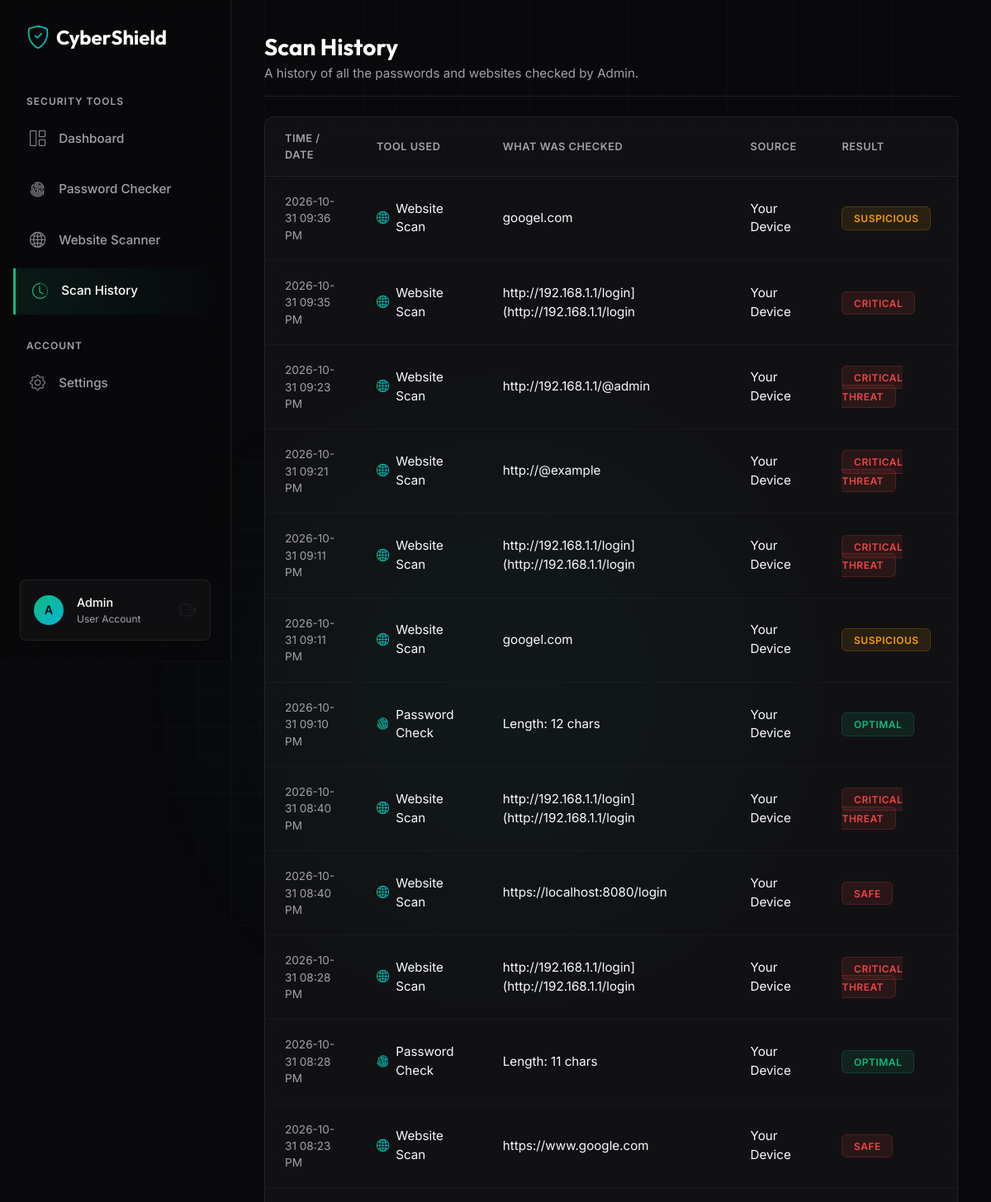
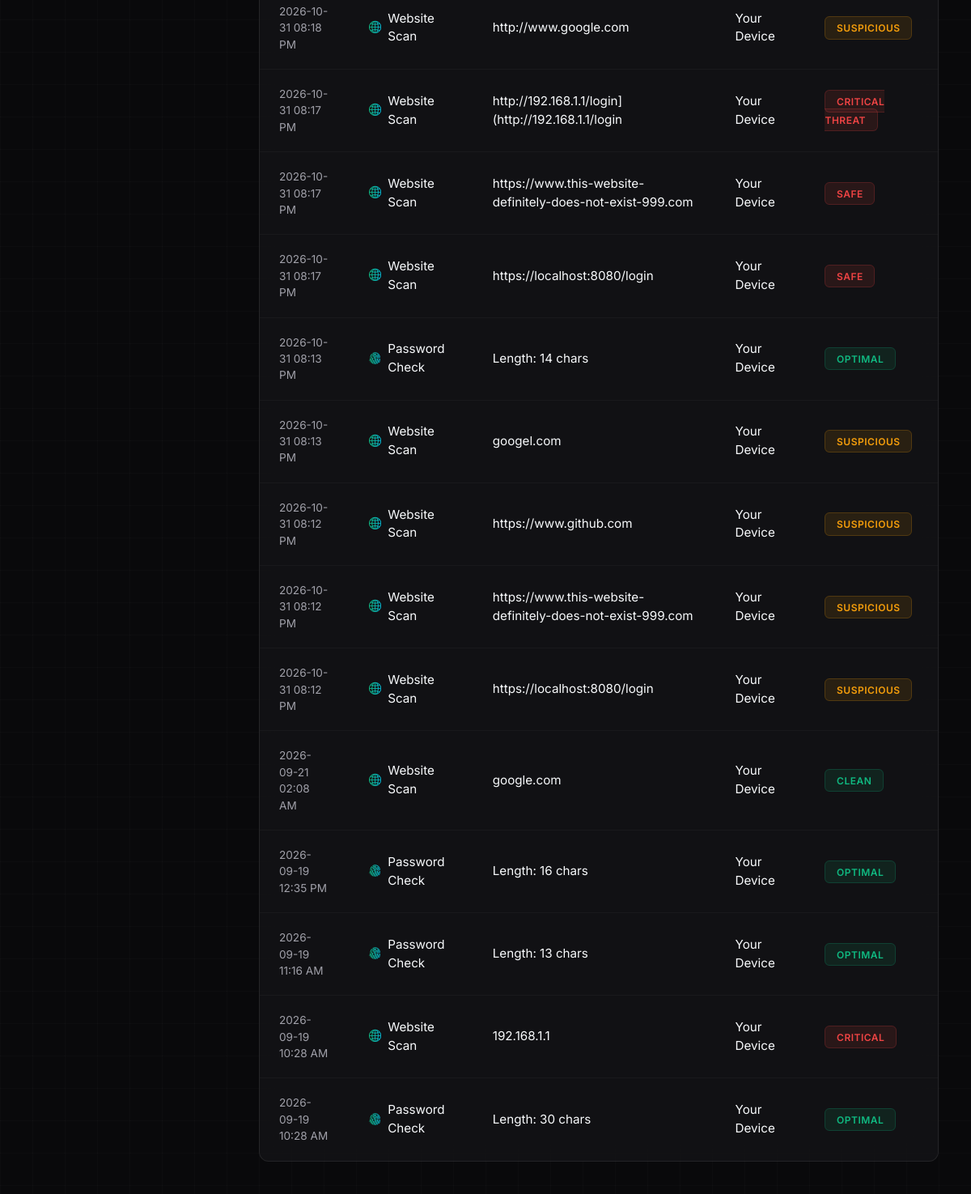
/report (signed in), run on the app's committed database (2 pictures, top to bottom).
### app.py (models this page shows)
class User(db.Model, UserMixin):
    id = db.Column(db.Integer, primary_key=True)
    name = db.Column(db.String(100), nullable=False)
    email = db.Column(db.String(120), unique=True, nullable=False)
    password_hash = db.Column(db.String(256), nullable=False)
    logs = db.relationship('AuditLog', backref='user', lazy=True)

class AuditLog(db.Model):
    id = db.Column(db.Integer, primary_key=True)
    user_id = db.Column(db.Integer, db.ForeignKey('user.id'), nullable=False)
    timestamp = db.Column(db.DateTime, default=datetime.now)
    event_type = db.Column(db.String(100), nullable=False)
    target = db.Column(db.String(255), nullable=False)
    status = db.Column(db.String(50), nullable=False)

### app.py (the view)
@app.route('/report')
@login_required
def report():
    all_logs = AuditLog.query.filter_by(user_id=current_user.id).order_by(AuditLog.timestamp.desc()).all()
    return render_template('report.html', user=current_user, logs=all_logs)

### app.py (called while the page is built)
@login_manager.user_loader
def load_user(user_id):
    return User.query.get(int(user_id))

### templates/report.html (shortened to what this page needs)
<!DOCTYPE html>
<html lang="en">
<head>
    <link href="https://cdn.jsdelivr.net/npm/bootstrap@5.3.0/dist/css/bootstrap.min.css" rel="stylesheet">
    <link rel="stylesheet" href="https://cdn.jsdelivr.net/npm/bootstrap-icons@1.11.1/font/bootstrap-icons.css">
    <link rel="stylesheet" href="/static/css/style.css?v=6">
</head>
<body>
    <div class="bg-grid"></div>
    <div class="glow-orb-1" style="top: 20%; left: 30%; width: 500px; height: 500px; opacity: 0.1;"></div>
    <aside class="sidebar py-4 px-3">
        <div class="d-flex align-items-center gap-2 px-3 mb-5">
            <i class="bi bi-shield-check fs-3 text-gradient-accent"></i>
            <span class="fw-bold fs-4 text-white tracking-tight brand-font">CyberShield</span>
        </div>
        <nav class="d-flex flex-column flex-grow-1">
            <div class="px-3 mb-2" style="font-size: 0.75rem; font-weight: 600; color: var(--text-muted); text-transform: uppercase; letter-spacing: 1px;">Security Tools</div>
            <a href="/dashboard" class="nav-item-custom">
                <i class="bi bi-grid-1x2"></i> Dashboard
            </a>
            <a href="/password" class="nav-item-custom">
                <i class="bi bi-fingerprint"></i> Password Checker
            </a>
            <a href="/urlcheck" class="nav-item-custom">
                <i class="bi bi-globe2"></i> Website Scanner
            </a>
            <a href="/report" class="nav-item-custom active">
                <i class="bi bi-clock-history"></i> Scan History
            </a>
            <div class="px-3 mb-2 mt-4" style="font-size: 0.75rem; font-weight: 600; color: var(--text-muted); text-transform: uppercase; letter-spacing: 1px;">Account</div>
            <a href="/admin" class="nav-item-custom">
                <i class="bi bi-gear"></i> Settings
            </a>
        </nav>
        <div class="mt-auto p-3 mx-2 rounded-3" style="background: rgba(255, 255, 255, 0.03); border: 1px solid var(--border-light);">
            <div class="d-flex align-items-center gap-3">
                <div class="rounded-circle d-flex justify-content-center align-items-center" style="width: 36px; height: 36px; background: linear-gradient(135deg, var(--accent-1), var(--accent-2)); font-weight: 600; font-size: 0.9rem; color: #09090B;">
                    {{ user.name[0]|upper }}
                </div>
                <div class="overflow-hidden">
                    <div class="text-white fw-medium text-truncate" style="font-size: 0.9rem;">{{ user.name }}</div>
                    <div class="text-truncate" style="font-size: 0.75rem; color: var(--text-muted);">User Account</div>
                </div>
                <a href="/logout" class="ms-auto text-muted" title="Logout"><i class="bi bi-box-arrow-right fs-5"></i></a>
            </div>
        </div>
    </aside>
    <main class="main-content">
        <header class="d-flex justify-content-between align-items-center mb-4 pb-3 border-bottom" style="border-color: var(--border-light) !important;">
            <div>
                <h1 class="h3 fw-bold text-white mb-1 brand-font">Scan History</h1>
                <p class="mb-0" style="color: var(--text-muted); font-size: 0.95rem;">A history of all the passwords and websites checked by {{ user.name }}.</p>
            </div>
        </header>
        <div class="enterprise-card p-0 overflow-hidden">
            <div class="table-responsive">
                <table class="audit-table">
                    <thead>
                        <tr>
                            <th>Time / Date</th>
                            <th>Tool Used</th>
                            <th>What was checked</th>
                            <th>Source</th>
                            <th>Result</th>
                        </tr>
                    </thead>
                    <tbody>
                        {% for log in logs %}
                        <tr>
                            <td style="color: var(--text-muted); font-size: 0.85rem;">{{ log.timestamp.strftime('%Y-%m-%d %I:%M %p') }}</td>
                            <td>
                                <div class="d-flex align-items-center gap-2">
                                    {% if log.event_type == 'URL Scan' %}
                                        <i class="bi bi-globe2 text-gradient-accent"></i> Website Scan
                                    {% else %}
                                        <i class="bi bi-fingerprint text-gradient-accent"></i> Password Check
                                    {% endif %}
                                </div>
                            </td>
                            <td>{{ log.target }}</td>
                            <td>Your Device</td>
                            <td>
                                {% if log.status == 'Clean' or log.status == 'Optimal' %}
                                    <span class="badge-status badge-optimal">{{ log.status }}</span>
                                {% elif log.status == 'Suspicious' or log.status == 'Warning' %}
                                    <span class="badge-status badge-anomaly">{{ log.status }}</span>
                                {% else %}
                                    <span class="badge-status badge-critical">{{ log.status }}</span>
                                {% endif %}
                            </td>
                        </tr>
                        {% endfor %}
                    </tbody>
                </table>
            </div>
        </div>
    </main>
</body>
</html>

### static/css/style.css (style rules this page uses)
:root { --bg-base: #09090B; --bg-surface: #18181B; --accent-1: #10B981; --accent-2: #06B6D4; --text-main: #F8FAFC; --text-muted: #A1A1AA; --border-light: rgba(255, 255, 255, 0.08); }
body { background-color: var(--bg-base); color: var(--text-main); font-family: 'Inter', sans-serif; min-height: 100vh; overflow-x: hidden; }
h1, h2, h3, h4, h5, h6, .brand-font { font-family: 'Outfit', sans-serif; }
.bg-grid { position: fixed; top: 0; left: 0; width: 100%; height: 100%; background-image: linear-gradient(rgba(255, 255, 255, 0.02) 1px, transparent 1px), linear-gradient(90deg, rgba(255, 255, 255, 0.02) 1px, transparent 1px); background-size: 40px 40px; z-index: -2; pointer-events: none; }
.glow-orb-1, .glow-orb-2 { position: fixed; border-radius: 50%; filter: blur(120px); z-index: -1; pointer-events: none; opacity: 0.15; }
.glow-orb-1 { background: var(--accent-1); }
.text-gradient-accent { background: linear-gradient(to right, var(--accent-1), var(--accent-2)); -webkit-background-clip: text; -webkit-text-fill-color: transparent; }
.enterprise-card { background: rgba(24, 24, 27, 0.6); backdrop-filter: blur(20px); border: 1px solid var(--border-light); border-radius: 12px; padding: 2rem; transition: transform 0.3s ease, border-color 0.3s ease; height: 100%; }
.sidebar { width: 280px; background: rgba(9, 9, 11, 0.8); backdrop-filter: blur(24px); -webkit-backdrop-filter: blur(24px); border-right: 1px solid var(--border-light); height: 100vh; position: fixed; left: 0; top: 0; z-index: 1000; display: flex; flex-direction: column; }
.main-content { margin-left: 280px; min-height: 100vh; padding: 2.5rem; position: relative; z-index: 1; }
.nav-item-custom { color: var(--text-muted); text-decoration: none; padding: 0.85rem 1.25rem; border-radius: 8px; display: flex; align-items: center; gap: 1rem; font-size: 0.95rem; font-weight: 500; transition: all 0.3s ease; margin-bottom: 0.35rem; }
.nav-item-custom.active { color: #fff; background: linear-gradient(90deg, rgba(16, 185, 129, 0.1), transparent); border-left: 3px solid var(--accent-1); border-radius: 0 8px 8px 0; }
.nav-item-custom i { font-size: 1.2rem; opacity: 0.8; }
.nav-item-custom.active i { color: var(--accent-1); opacity: 1; }
.badge-status { padding: 0.35rem 0.85rem; border-radius: 6px; font-size: 0.75rem; font-weight: 600; letter-spacing: 0.5px; text-transform: uppercase; }
.badge-optimal { background: rgba(16, 185, 129, 0.1); color: #10B981; border: 1px solid rgba(16, 185, 129, 0.2); }
.badge-anomaly { background: rgba(245, 158, 11, 0.1); color: #F59E0B; border: 1px solid rgba(245, 158, 11, 0.2); }
.badge-critical { background: rgba(239, 68, 68, 0.1); color: #EF4444; border: 1px solid rgba(239, 68, 68, 0.2); }

### templates/report.html (style rules this page uses)
.audit-table { width: 100%; border-collapse: collapse; }
.audit-table th { color: var(--text-muted); font-size: 0.8rem; font-weight: 600; text-transform: uppercase; padding: 1rem 1.5rem; border-bottom: 1px solid var(--border-light); text-align: left; letter-spacing: 0.5px; }
.audit-table td { padding: 1.25rem 1.5rem; border-bottom: 1px solid rgba(255, 255, 255, 0.03); color: var(--text-main); font-size: 0.95rem; vertical-align: middle; transition: background 0.2s; }
.audit-table tr:last-child td { border-bottom: none; }

### data on the page
User: name "A", name "Admin"
AuditLog: timestamp "2026-10-31 09:36 PM", event_type "URL Scan" (drawn), target "googel.com", status "SUSPICIOUS"
AuditLog: timestamp "2026-10-31 09:35 PM", event_type "URL Scan" (drawn), target "http://192.168.1.1/login](http://192.168.1.1/login", status "CRITICAL"
AuditLog: timestamp "2026-10-31 09:23 PM", event_type "URL Scan" (drawn), target "http://192.168.1.1/@admin", status "CRITICAL THREAT"
AuditLog: timestamp "2026-10-31 09:21 PM", event_type "URL Scan" (drawn), target "http://@example", status "CRITICAL THREAT"
AuditLog: timestamp "2026-10-31 09:11 PM", event_type "URL Scan" (drawn), target "http://192.168.1.1/login](http://192.168.1.1/login", status "CRITICAL THREAT"
AuditLog: timestamp "2026-10-31 09:11 PM", event_type "URL Scan" (drawn), target "googel.com", status "SUSPICIOUS"
AuditLog: timestamp "2026-10-31 09:10 PM", event_type "Credential Scan" (drawn), target "Length: 12 chars", status "OPTIMAL"
AuditLog: timestamp "2026-10-31 08:40 PM", event_type "URL Scan" (drawn), target "http://192.168.1.1/login](http://192.168.1.1/login", status "CRITICAL THREAT"
AuditLog: timestamp "2026-10-31 08:40 PM", event_type "URL Scan" (drawn), target "https://localhost:8080/login", status "SAFE"
AuditLog: timestamp "2026-10-31 08:28 PM", event_type "URL Scan" (drawn), target "http://192.168.1.1/login](http://192.168.1.1/login", status "CRITICAL THREAT"
AuditLog: timestamp "2026-10-31 08:28 PM", event_type "Credential Scan" (drawn), target "Length: 11 chars", status "OPTIMAL"
AuditLog: timestamp "2026-10-31 08:23 PM", event_type "URL Scan" (drawn), target "https://www.google.com", status "SAFE"
AuditLog: timestamp "2026-10-31 08:18 PM", event_type "URL Scan" (drawn), target "http://www.google.com", status "SUSPICIOUS"
AuditLog: timestamp "2026-10-31 08:17 PM", event_type "URL Scan" (drawn), target "http://192.168.1.1/login](http://192.168.1.1/login", status "CRITICAL THREAT"
AuditLog: timestamp "2026-10-31 08:17 PM", event_type "URL Scan" (drawn), target "https://www.this-website-definitely-does-not-exist-999.com", status "SAFE"
AuditLog: timestamp "2026-10-31 08:17 PM", event_type "URL Scan" (drawn), target "https://localhost:8080/login", status "SAFE"
AuditLog: timestamp "2026-10-31 08:13 PM", event_type "Credential Scan" (drawn), target "Length: 14 chars", status "OPTIMAL"
AuditLog: timestamp "2026-10-31 08:13 PM", event_type "URL Scan" (drawn), target "googel.com", status "SUSPICIOUS"
AuditLog: timestamp "2026-10-31 08:12 PM", event_type "URL Scan" (drawn), target "https://www.github.com", status "SUSPICIOUS"
AuditLog: timestamp "2026-10-31 08:12 PM", event_type "URL Scan" (drawn), target "https://www.this-website-definitely-does-not-exist-999.com", status "SUSPICIOUS"
AuditLog: timestamp "2026-10-31 08:12 PM", event_type "URL Scan" (drawn), target "https://localhost:8080/login", status "SUSPICIOUS"
AuditLog: timestamp "2026-09-21 02:08 AM", event_type "URL Scan" (drawn), target "google.com", status "CLEAN"
AuditLog: timestamp "2026-09-19 12:35 PM", event_type "Credential Scan" (drawn), target "Length: 16 chars", status "OPTIMAL"
AuditLog: timestamp "2026-09-19 11:16 AM", event_type "Credential Scan" (drawn), target "Length: 13 chars", status "OPTIMAL"
AuditLog: timestamp "2026-09-19 10:28 AM", event_type "URL Scan" (drawn), target "192.168.1.1", status "CRITICAL"
AuditLog: timestamp "2026-09-19 10:28 AM", event_type "Credential Scan" (drawn), target "Length: 30 chars", status "OPTIMAL"
